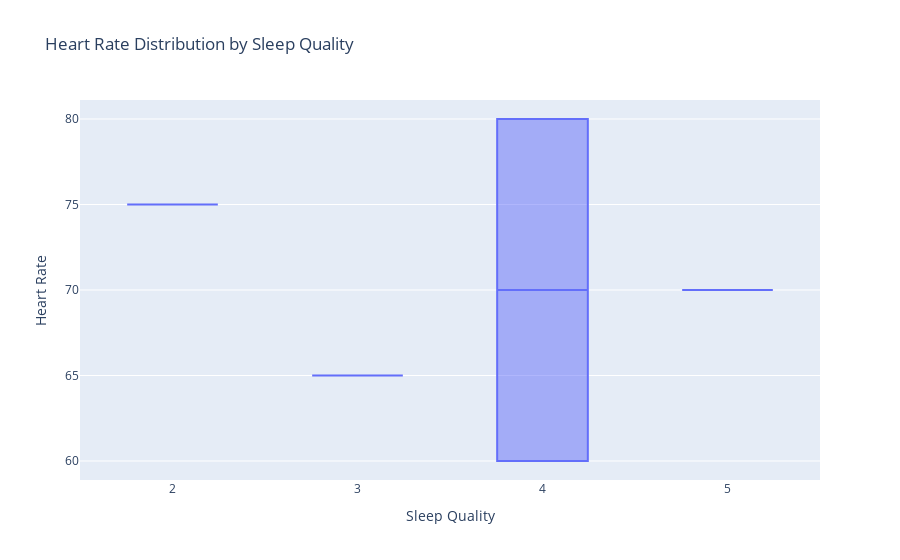

Source (notebook cell):
### Code cell
# 8. Box plot: Heart Rate distribution by Sleep Quality
print("Plot 8: Heart Rate Distribution by Sleep Quality")
fig8 = px.box(df, x='sleep_quality', y='heart_rate',
              title='Heart Rate Distribution by Sleep Quality',
              labels={'sleep_quality': 'Sleep Quality', 'heart_rate': 'Heart Rate'})
fig8.show()

### Figure 1 — Plotly figure (JSON) as saved in the notebook; plotly's stock layout.template omitted (floating-point values rounded to 4 significant figures)
{"data": [{"alignmentgroup": "True", "hovertemplate": "Sleep Quality=%{x}<br>Heart Rate=%{y}<extra></extra>", "legendgroup": "", "marker": {"color": "#636efa"}, "name": "", "notched": false, "offsetgroup": "", "orientation": "v", "showlegend": false, "type": "box", "x": [4, 2, 5, 3, 4, 4, 2, 5, 3, 4, 4, 2, 5, 3, 4, 4, 2, 5, 3, 4, 4, 2, 5, 3, 4, 4, 2, 5, 3, 4, 4, 2, 5, 3, 4, 4, 2, 5, 3, 4, 4, 2, 5, 3, 4, 4, 2, 5, 3, 4, 4, 2, 5, 3, 4, 4, 2, 5, 3, 4, 4, 2, 5, 3, 4, 4, 2, 5, 3, 4, 4, 2, 5, 3, 4, 4, 2, 5, 3, 4, 4, 2, 5, 3, 4, 4, 2, 5, 3, 4, 4, 2, 5, 3, 4, 4, 2, 5, 3, 4], "x0": " ", "xaxis": "x", "y": [60, 75, 70, 65, 80, 60, 75, 70, 65, 80, 60, 75, 70, 65, 80, 60, 75, 70, 65, 80, 60, 75, 70, 65, 80, 60, 75, 70, 65, 80, 60, 75, 70, 65, 80, 60, 75, 70, 65, 80, 60, 75, 70, 65, 80, 60, 75, 70, 65, 80, 60, 75, 70, 65, 80, 60, 75, 70, 65, 80, 60, 75, 70, 65, 80, 60, 75, 70, 65, 80, 60, 75, 70, 65, 80, 60, 75, 70, 65, 80, 60, 75, 70, 65, 80, 60, 75, 70, 65, 80, 60, 75, 70, 65, 80, 60, 75, 70, 65, 80], "y0": " ", "yaxis": "y"}], "layout": {"boxmode": "group", "legend": {"tracegroupgap": 0}, "title": {"text": "Heart Rate Distribution by Sleep Quality"}, "xaxis": {"anchor": "y", "domain": [0, 1], "title": {"text": "Sleep Quality"}}, "yaxis": {"anchor": "x", "domain": [0, 1], "title": {"text": "Heart Rate"}}}}
